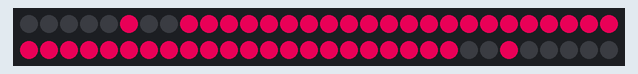
The sketch below on a simulated Arduino Uno, built with avr-gcc and run on an emulated ATmega328P. Shown: 60 RGB LEDs in strip order, left to right, continuing on the next row. Dim RGB values are drawn brighter than linear; random numbers use the default seed unless the sketch sets one.

Above: at 11.2 s.
At 13.5 s:
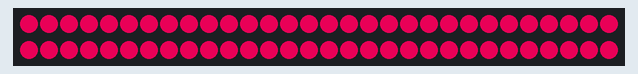
At 16.44 s:
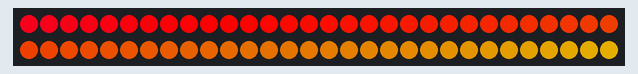
At 21.44 s:
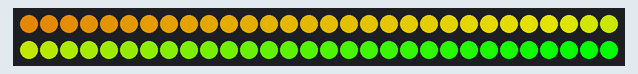
At 28.01 s:
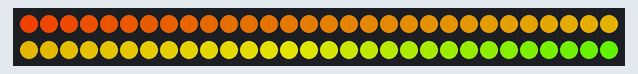
At 39.58 s:
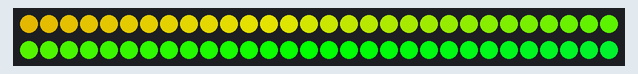

The sketch:

LED_strip_2.0.ino
```cpp
#include<FastLED.h>
#define led_num 60
#define led_pin 3
#define delaytime 50


CRGB leds[led_num];
int i,j;
//int Hue,Sat,Val;

void basaleff1(int delay1, int delay2, int Hue_start, int Sat_start, int Val_start, int Hue_end, int Sat_end, int Val_end);
void basaleff2(int delay1, int t );//RGB流动效果,"0"代表leds[led_num-1]向leds[0]流动,"i"代表leds[0]向leds[led_num-1]流动
void basaleff3(int delay1, int delay2, int hue, int sat, int val);
void basaleff4(int delay1, int delay2, int hue, int sat, int val);
void stars(int num_min, int num_max );//星空效果,设置随机亮灯数目[min,max]
void lighton_gradually(int led_id, int hue, int sat, int val, int on_delay );  //渐亮
void lightoff_gradually(int led_id, int hue, int sat, int val, int off_delay );//渐暗
void lightoff_all(int hue, int sat, int val, int off_delay);//所有灯渐暗
void RGBchange(int delay1, int hue_start );//从Hue开始整体变换色彩
void fadeall(int delay1, int brightness_now );//从设定亮度以设定速度逐渐熄灭
int cfunction(int x,int num );//使x保持在[0,num]内

void setup() {
    Serial.begin(9600);
    FastLED.addLeds<NEOPIXEL, led_pin>(leds, led_num);
    randomSeed(analogRead(A0));
    fill_solid(leds, led_num, CHSV(255,255,255));FastLED.show();
    delay(500);FastLED.clear();FastLED.show();
    delay(500);
    fill_solid(leds, led_num, CHSV(255,255,255));FastLED.show();
    delay(500);FastLED.clear();FastLED.show();
    delay(500);
    fill_solid(leds, led_num, CHSV(255,255,255));FastLED.show();
    delay(500);FastLED.clear();FastLED.show();
    delay(500);

    basaleff4(17, 300, 230, 250, 255);
    basaleff4(17, 300, 230, 250, 255);

    basaleff1(30,20,230,255,50,230,255,255);
    delay(100);
    basaleff3(90,15,230,255,255);
    delay(1000);
    lightoff_all(230,255,255,3);
//    FastLED.setBrightness(255);
// delay(1000);
}
void basaleff1(int delay1, int delay2, int Hue_start, int Sat_start, int Val_start, int Hue_end, int Sat_end, int Val_end)
{
    for(i=0;i<(led_num/2);i++){
        leds[i]=CHSV(Hue_start,Sat_start,Val_start);
        leds[led_num-1-i]=CHSV(Hue_start,Sat_start,Val_start);
        FastLED.show();
        delay(delay1);
    }
    delay(100);
    for(i=0;i<(led_num/2);i++){
        leds[led_num/2-1-i]=CHSV(Hue_end,Sat_end,Val_end);
        leds[led_num/2+i]=CHSV(Hue_end,Sat_end,Val_end);
        FastLED.show();
        delay(delay2);
    }
}

//RGB流动效果,"0"代表leds[led_num-1]向leds[0]流动,"i"代表leds[0]向leds[led_num-1]流动
void basaleff2(int delay1,int t)
{
    if (t==0){
        for(j=0;j<=255;j++){
            for(i=0;i<led_num;i++){
                leds[i]=CHSV((i+j)%256,255,255);
            }
            FastLED.show();
            delay(delay1);
        }
    }else if(t==1){
        for(j=0;j<=255;j++){
            for(i=0;i<led_num;i++){
               leds[i]=CHSV((i-j+256)%256,255,255);
            }
            FastLED.show();
            delay(delay1);
        }
    }
}

void basaleff3(int delay1, int delay2, int hue, int sat, int val)
{
    for(i=0;i<(led_num/2);i++){
        for(j=0;j<(led_num/2-i);j++){
            leds[j]=CHSV(hue,sat,val);
            leds[led_num-1-j]=CHSV(hue,sat,val);
            if((j-1)>=0){leds[j-1]=CHSV(hue,sat,0);}
            if((led_num-j)<=59){leds[led_num-j]=CHSV(hue,sat,0);}
            FastLED.show();
            delay(map((delay1-map(i*i,0,900,0,30)-j),0,80,0,7));
        }
    }
    int a[led_num/2+5]={0};
    for(i=0;i<5;i++){
        a[i]=map(i,0,4,255,100);
    }
    for(j=1;j<=(led_num/2+5);j++){
        if(j<=(led_num/2)){
            for(i=0;i<j;i++){
                leds[led_num/2-j+i]=CHSV(hue,sat,a[i]);
                leds[led_num/2+j-1-i]=CHSV(hue,sat,a[i]);
                FastLED.show(delay2);
            }
        }else{
            for(i=0;i<(led_num/2);i++){
                leds[i]=CHSV(hue,sat,a[i+j-(led_num/2)]);
                leds[led_num-1-i]=CHSV(hue,sat,a[i+j-(led_num/2)]);
                FastLED.show(delay2);
            }
        }
    }
    for(i=0;i<(led_num/2);i++){
        leds[led_num/2-1-i]=CHSV(hue,sat,255);
        leds[led_num/2+i]=CHSV(hue,sat,255);
        FastLED.show();
        delay(delay2);
    }
}

void basaleff4(int delay1, int delay2, int hue, int sat, int val)
{
    for(i=0;i<led_num/2;i++){
        leds[led_num/2-1-i]=CHSV(hue,sat,val);
        leds[led_num/2+i]=CHSV(hue,sat,val);
        FastLED.show();
        delay(delay1);
    }
    delay(delay2);
    FastLED.clear();FastLED.show();
    delay(delay2);
}
//星空效果,设置随机亮灯数目范围
void stars(int num_min, int num_max )
{
    int n=map(random(0,255),0,255,num_min,num_max);
    int a[n]={0};
    int a_hue[n]={0};
    int a_sat[n]={0};
    int a_val[n]={0};
    int on_delay[n]={0};
    int off_delay[n]={0};
    int r=random(1,n-1);
    for(i=0;i<n;i++){
        a[i]=random(0,59);
        a_hue[i]=random(0,255);
        a_sat[i]=random(128,255);
        a_val[i]=random(20,255);
        on_delay[i]=random(0,5);
    }
    for(i=0;i<n;i++){
//        lighton_gradually(a[i], a_hue[i], a_sat[i], a_val[i], on_delay[i]);
        for(j=0;j<=a_val[i];j++){
            leds[a[i]]=CHSV(a_hue[i], a_sat[i], j);
            FastLED.show();
            delay(on_delay[i]);
        }
    }
    delay(2000);
    for(i=r;i<n+r;i++){
//        lightoff_gradually(a[i%n], a_hue[i%n], a_sat[i%n], a_val[i%n], off_delay[i%n]);
        for(j=a_val[i%n];j>=0;j--){
            leds[a[i%n]]=CHSV(a_hue[i%n], a_sat[i%n], j);
            FastLED.show();
            delay(off_delay[i%n]);
        }
    }

}

//渐亮
void lighton_gradually(int led_id, int hue, int sat, int val, int on_delay)
{
    for(i=0;i<=val;i++){
        leds[led_id]=CHSV(hue, sat, i);
        FastLED.show();
        delay(on_delay);
    }
}

//渐暗
void lightoff_gradually(int led_id, int hue, int sat, int val, int off_delay)
{
    for(i=val;i>=0;i--){
        leds[led_id]=CHSV(hue, sat, i);
        FastLED.show();
        delay(off_delay);
    }
}

void lightoff_all(int hue, int sat, int val, int off_delay)
{
    for(i=val;i>=0;i--){
        for(j=0;j<led_num;j++){
            leds[j]=CHSV(hue, sat, i);
        }
        FastLED.show();
        delay(off_delay);
    }


}

//从Hue开始整体变换色彩
void RGBchange(int delay1, int hue_start)
{
    for(i=hue_start;i<=hue_start+255;i++){
        fill_solid(leds,led_num,CHSV(i%255,255,255));
        FastLED.show();
        delay(delay1);
    }
}

//从设定亮度以设定速度逐渐熄灭
void fadeall(int delay1, int brightness_now )
{
    for(i=brightness_now-1;i>=0;i--){
        FastLED.setBrightness(i);
        FastLED.show();
        delay(delay1);
    }
}

//使x保持在[0,num]内
int cfunction(int x,int num)
{
    if(x>=num){
        x%=num;
    }else if(x<0){
        for(;x<0;x+=num);
    }
    return x;
}

void loop(){
    basaleff2(20,1);
}
```

Measured:
- what the display in image 0 shows lasts 0.7 s, from 11.1 s to 11.8 s
